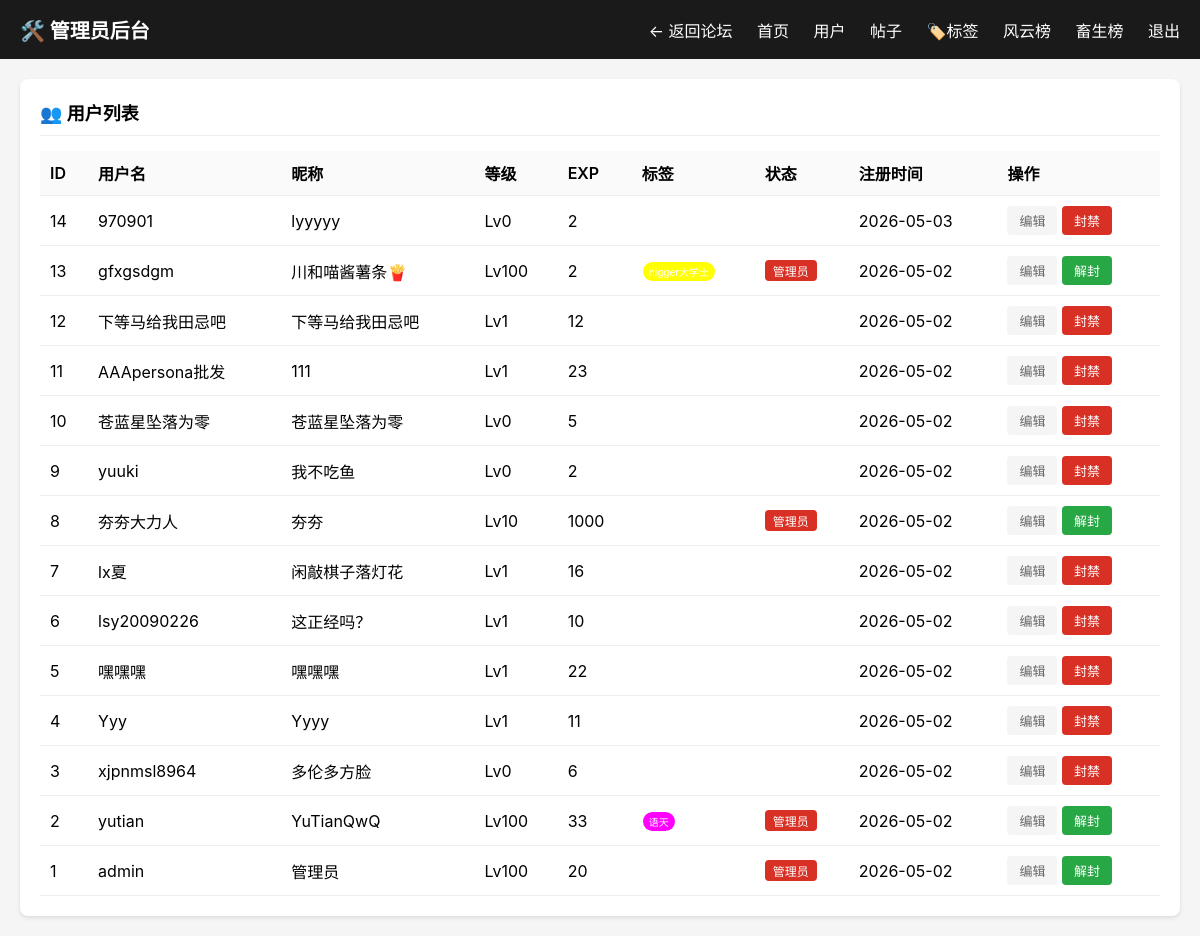
Screenshot of /manage/users (signed in) with the database file from the repository.
### tables this page shows
CREATE TABLE users (
            id INTEGER PRIMARY KEY AUTOINCREMENT,
            username TEXT UNIQUE NOT NULL,
            nickname TEXT NOT NULL,
            password_hash TEXT NOT NULL,
            avatar TEXT DEFAULT '',
            bio TEXT DEFAULT '',
            is_admin INTEGER DEFAULT 0,
            created_at TEXT DEFAULT (datetime('now'))
        , level INTEGER DEFAULT 0, exp INTEGER DEFAULT 0, is_banned INTEGER DEFAULT 0);

CREATE TABLE tags (
    id INTEGER PRIMARY KEY AUTOINCREMENT,
    name TEXT NOT NULL UNIQUE,
    color TEXT DEFAULT '#888888',
    created_at TEXT DEFAULT CURRENT_TIMESTAMP
);

### admin.py (the view)
@admin_bp.route('/users')
@login_required
def users():
    conn = get_db()
    users = conn.execute('''
        SELECT u.id, u.username, u.nickname, u.level, u.exp, u.is_admin,
               COALESCE(u.is_banned, 0) as is_banned, u.created_at
        FROM users u ORDER BY u.id DESC
    ''').fetchall()
    all_tags = conn.execute('SELECT id, name, color FROM tags').fetchall()
    user_tags_map = {}
    for u in users:
        tags = conn.execute('''
            SELECT t.id, t.name, t.color FROM tags t
            JOIN user_tags ut ON t.id = ut.tag_id
            WHERE ut.user_id = ?
        ''', (u[0],)).fetchall()
        user_tags_map[u[0]] = tags
    conn.close()
    return render_template('admin/users.html', users=users, all_tags=all_tags, user_tags_map=user_tags_map)

### admin.py (called while the page is built)
def get_db():
    return sqlite3.connect('/root/workspace/forum.db')

def login_required(f):
    @wraps(f)
    def decorated_function(*args, **kwargs):
        if 'user_id' not in session:
            return redirect('/login')
        user_id = session['user_id']
        conn = get_db()
        cur = conn.execute('SELECT is_admin FROM users WHERE id = ?', (user_id,))
        user = cur.fetchone()
        conn.close()
        if not user or not user[0]:
            return '<h1>权限不足，需要管理员账号</h1><a href="/">返回首页</a>'
        return f(*args, **kwargs)
    return decorated_function

### app.py (called while the page is built)
def get_db():
    conn = sqlite3.connect(DB_PATH, timeout=30)
    conn.execute("PRAGMA busy_timeout = 30000")
    conn.execute("PRAGMA journal_mode = WAL")
    conn.row_factory = sqlite3.Row
    return conn

def get_current_user():
    user_id = session.get('user_id')
    if not user_id:
        return None
    conn = get_db()
    user = conn.execute("SELECT id, username, nickname, avatar, bio, is_admin, level, exp, created_at FROM users WHERE id = ?", (user_id,)).fetchone()
    conn.close()
    return dict(user) if user else None

@app.context_processor
def inject_user():
    from flask import session, g
    user = get_current_user()
    return dict(user=user)

### templates/admin/users.html (shortened to what this page needs)
{% extends "admin/base.html" %}
{% block content %}
<div class="card">
    <h2>👥 用户列表</h2>
    <table>
        <tr>
            <th>ID</th>
            <th>用户名</th>
            <th>昵称</th>
            <th>等级</th>
            <th>EXP</th>
            <th>标签</th>
            <th>状态</th>
            <th>注册时间</th>
            <th>操作</th>
        </tr>
        {% for u in users %}
        <tr>
            <td>{{ u[0] }}</td>
            <td>{{ u[1] }}</td>
            <td>{{ u[2] }}</td>
            <td>Lv{{ u[3] }}</td>
            <td>{{ u[4] }}</td>
            <td>
                {% for tag in user_tags_map[u[0]] %}
                <span style="display: inline-block; padding: 2px 6px; background: {{ tag[2] }}; color: #fff; border-radius: 10px; font-size: 10px; margin: 1px;">{{ tag[1] }}</span>
                {% endfor %}
            </td>
            <td>
                {% if u[5] %}<span class="badge badge-admin">管理员</span>{% endif %}
            </td>
            <td>{{ u[7][:10] }}</td>
            <td>
                <a href="/admin/user/{{ u[0] }}/edit" class="btn btn-ghost">编辑</a>
                {% if not u[5] %}
                <a href="#" class="btn btn-danger" onclick="return false" data-action="ban" data-id="{{ u[0] }}">封禁</a>
                {% else %}
                <a href="#" class="btn btn-success" onclick="return false" data-action="unban" data-id="{{ u[0] }}">解封</a>
                {% endif %}
            </td>
        </tr>
        {% endfor %}
    </table>
</div>
{% endblock %}

### templates/admin/base.html (style rules this page uses)
* { box-sizing: border-box; margin: 0; padding: 0; }
body { font-family: -apple-system, sans-serif; background: #f5f5f5; min-height: 100vh; }
.card { background: #fff; border-radius: 8px; padding: 20px; margin-bottom: 20px; box-shadow: 0 2px 4px rgba(0,0,0,0.1); }
.card h2 { margin-bottom: 15px; font-size: 18px; border-bottom: 1px solid #eee; padding-bottom: 10px; }
table { width: 100%; border-collapse: collapse; }
th, td { padding: 10px; text-align: left; border-bottom: 1px solid #eee; }
th { background: #fafafa; font-weight: 600; }
.badge { display: inline-block; padding: 2px 8px; border-radius: 4px; font-size: 12px; }
.badge-admin { background: #d93025; color: #fff; }
.btn { padding: 5px 12px; border-radius: 4px; border: none; cursor: pointer; font-size: 13px; text-decoration: none; display: inline-block; }
.btn-danger { background: #d93025; color: #fff; }
.btn-success { background: #28a745; color: #fff; }
.btn-ghost { background: #f5f5f5; color: #666; }

### rows the page displays
users: id "14", username "970901", nickname "lyyyyy", level "0", exp "2", created_at "2026-05-03"
users: id "13", username "gfxgsdgm", nickname "川和喵酱薯条🍟", level "100", exp "2", is_admin "管理员", created_at "2026-05-02"
tags: name "nigger大学士"
users: id "12", username "下等马给我田忌吧", nickname "下等马给我田忌吧", level "1", exp "12", created_at "2026-05-02"
users: id "11", username "AAApersona批发", nickname "111", level "1", exp "23", created_at "2026-05-02"
users: id "10", username "苍蓝星坠落为零", nickname "苍蓝星坠落为零", level "0", exp "5", created_at "2026-05-02"
users: id "9", username "yuuki", nickname "我不吃鱼", level "0", exp "2", created_at "2026-05-02"
users: id "8", username "夯夯大力人", nickname "夯夯", level "10", exp "1000", is_admin "管理员", created_at "2026-05-02"
users: id "7", username "lx夏", nickname "闲敲棋子落灯花", level "1", exp "16", created_at "2026-05-02"
users: id "6", username "lsy20090226", nickname "这正经吗？", level "1", exp "10", created_at "2026-05-02"
users: id "5", username "嘿嘿嘿", nickname "嘿嘿嘿", level "1", exp "22", created_at "2026-05-02"
users: id "4", username "Yyy", nickname "Yyyy", level "1", exp "11", created_at "2026-05-02"
users: id "3", username "xjpnmsl8964", nickname "多伦多方脸", level "0", exp "6", created_at "2026-05-02"
users: id "2", username "yutian", nickname "YuTianQwQ", level "100", exp "33", is_admin "管理员", created_at "2026-05-02"
tags: name "语天"
users: id "1", username "admin", nickname "管理员", level "100", exp "20", is_admin "管理员", created_at "2026-05-02"
